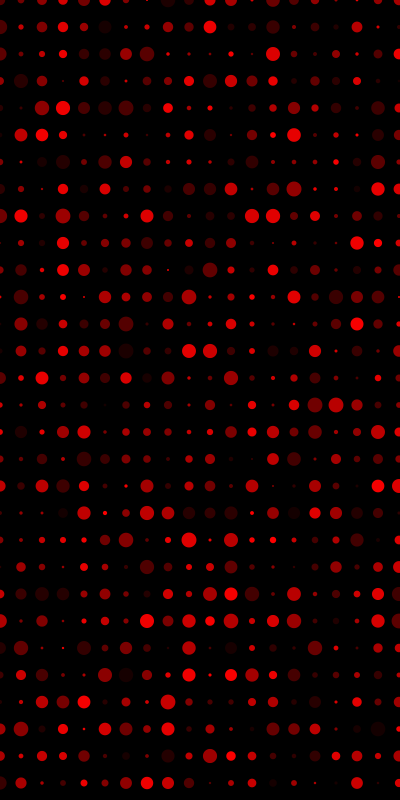
Frame 1 (no input)
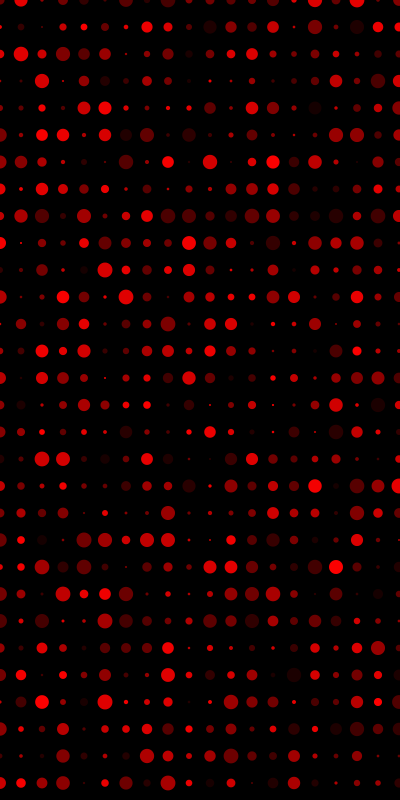
Frame 60 (the mouse pressed at the canvas centre just before this capture)
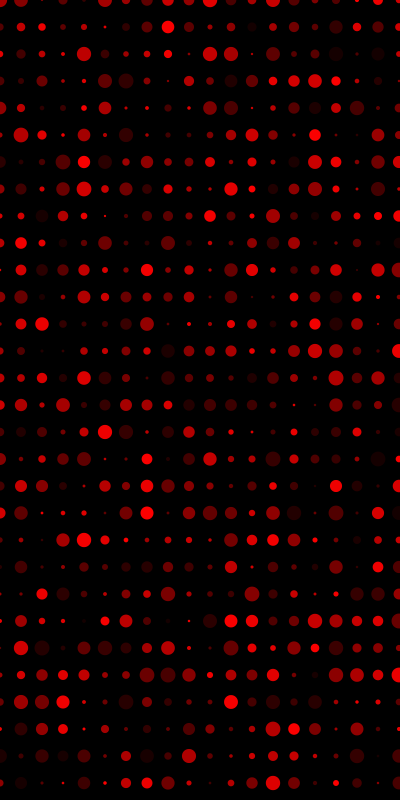
Frame 120 (the mouse held since frame 60 and released just before this capture)

The Processing sketch that drew these frames (run headless with seeded random() and noise(); from frame 60 on, the mouse is pressed at the canvas centre):

// Processing sketch: processing_9715
// ── processing_9715.pde

int cols = 20 ;
int rows = 30;
float[][] size = new float[cols][rows];
float[][] trans = new float[cols][rows];

void setup() {
  size(400,800);
  smooth();
  background(0);
  for(int i =0; i<cols; i++){
    for(int j =0; j<rows; j++){
	size[i][j] = random(2,15);
	trans[i][j] = random(20,255);
    }
  }
  noStroke();
  frameRate(10);
}


void draw() {

  background(0);
  fill(255,0,0);
  for(int i =0; i<cols; i++){
    for(int j =0; j<rows; j++){
	fill(255,0,0,trans[i][j]);
	ellipse(i*(width/cols+1),j*(height/rows+1),size[i][j],size[i][j]);
    }
  }
shift();
}


void shift(){

  //copy the rows
  for(int i =0; i<cols; i++){
    for(int j =rows-1; j>0; j--){
	trans[i][j] = trans[i][j-1];   
	size[i][j] = size[i][j-1];   
 
    }
  }
  //fill the first row with new random data
   for(int i =0; i<cols; i++){
     size[i][0] = random(2,15);
    trans[i][0] = random(20,255);
   }

}
